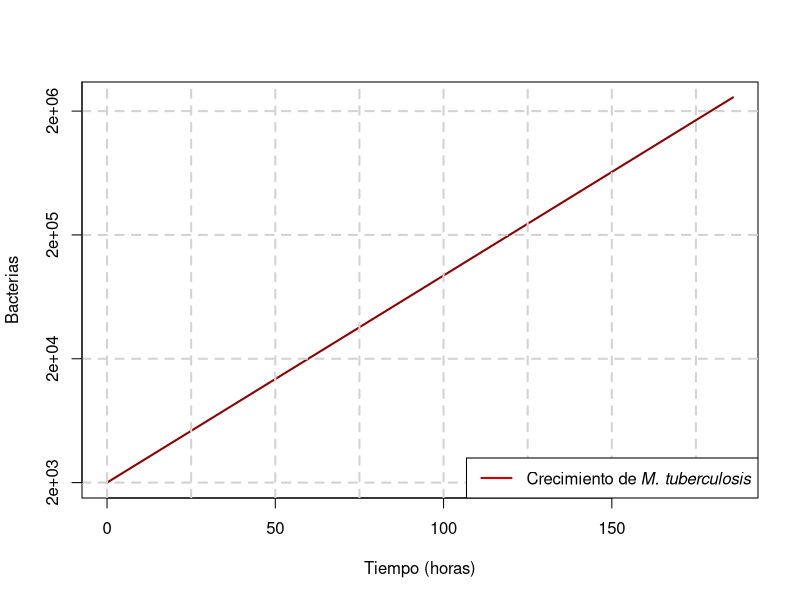

Reproduce this figure in R.
# Declarando la función para obtener k

calculo_k <- function(P0, Pt, t_a_Pt=1){
  (log(Pt/P0))/t_a_Pt
}

# Declarando la función para obtener P

Poblacion <- function(P0, Pt, t_a_Pt=1, t){
  P0 * exp(calculo_k(P0, Pt, t_a_Pt) * t)
}

# Introduzca la población a tiempo 0

P0 = 2000

# Introduzca la población a una t conocida

Pt = 8000

# Introduzca la t conocida al tiempo de Pt

t_a_Pt = 36

# Introduzca el tiempo o intervalo de tiempo que desea evaluar

t = 0:186

Bacterias = Poblacion(P0, Pt, t_a_Pt, t)
Bacterias
plot(x = t, y = Bacterias,
     type = "l",
     log="y",
     col="red4",
     xlab = "Tiempo (horas)",
     ylab = "Bacterias",
     lwd = 2,
     yaxt = "n"
)

# Edite las lineas grises y el eje y
abline(v=seq(0, 200, by=25), col="lightgrey", lty="dashed", lwd=2, h=c(2000,20000,200000, 2000000, 2e+7))
axis(2, c(2000,20000,200000, 2000000, 2e+7))

# Edite la leyenda
legend("bottomright",legend=expression("Crecimiento de"~italic("M. tuberculosis")), col="red3", bty="l", lwd=2)

